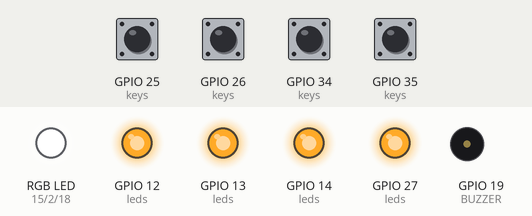
Recording of a sketch running on a simulated ESP32. On the bench: an RGB LED mixed from three pins (HIGH = lit), output pins drawn as LEDs (lit = HIGH), buzzer (waves = sounding). The test bench sets the inputs (shaded band); at power-on: GPIO 25 (keys), GPIO 26 (keys), GPIO 34 (keys), GPIO 35 (keys) LOW.

Above: at 1.2 s.
1.3 s: GPIO 25 (keys) pulled HIGH for 0.15 s
At 1.38 s:
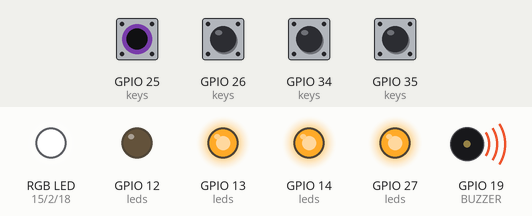
2.9 s: GPIO 26 (keys) pulled HIGH for 0.15 s
At 2.98 s:
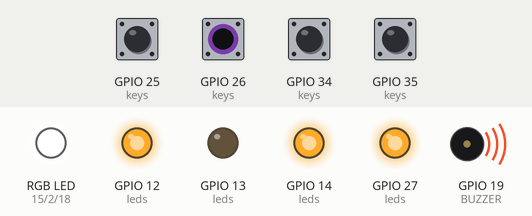
4.5 s: GPIO 34 (keys) pulled HIGH for 0.15 s
At 4.58 s:
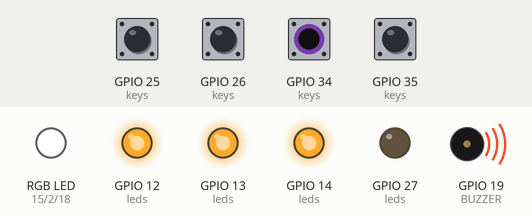
6.1 s: GPIO 35 (keys) pulled HIGH for 0.15 s
At 6.18 s:
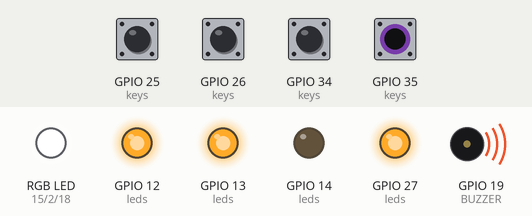
7.7 s: GPIO 25 (keys) driven HIGH and GPIO 26 (keys) driven HIGH
At 8.8 s:
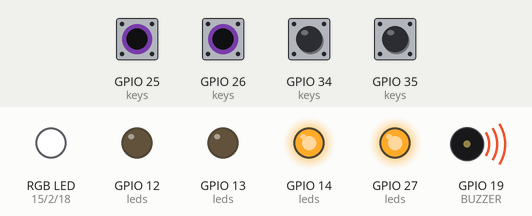
9.2 s: GPIO 34 (keys) pulled HIGH for 1 s
At 9.9 s:
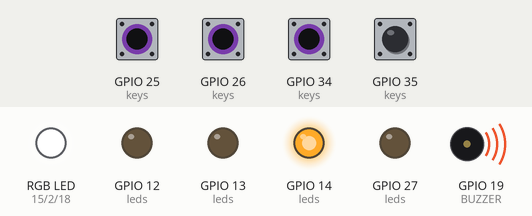
Timing chart, 0 to 12.2 s (numbered marks = the images above; inputs shaded):
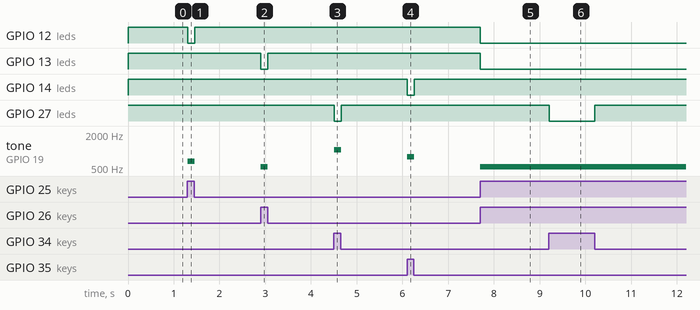

The sketch:

Ardu8_27_ESP32_Piano.ino
```cpp
/*
  Робототехнический контроллер «Кибернетический»: пианино на кнопках

  Каждая кнопка нижней группы играет свою ноту, пока её держат, и зажигает светодиод над собой.
  Пищалка пассивная, подключена к IO19: tone(вывод, частота, длительность).

  Плата в Arduino IDE: ESP32 Wrover Module. Кабель USB-C — в НИЖНИЙ разъём (ESP32).
*/

// ---------- Светодиоды, кнопки и пищалка ESP32 ----------
// Светодиоды горят от LOW. Слева направо на плате: LED4, LED3, LED2, LED1.
const int LED1 = 27, LED2 = 14, LED3 = 12, LED4 = 13;
const int RGB_R = 15, RGB_G = 2, RGB_B = 18;
// Кнопки дают HIGH при нажатии. Слева направо на плате: BUT4, BUT3, BUT2, BUT1.
const int BUT1 = 34, BUT2 = 35, BUT3 = 25, BUT4 = 26;
const int BUZZER = 19;

void setRGB(bool r, bool g, bool b) {
  digitalWrite(RGB_R, r ? LOW : HIGH);
  digitalWrite(RGB_G, g ? LOW : HIGH);
  digitalWrite(RGB_B, b ? LOW : HIGH);
}

void boardBegin() {
  int leds[] = {LED1, LED2, LED3, LED4, RGB_R, RGB_G, RGB_B};
  for (int p : leds) { pinMode(p, OUTPUT); digitalWrite(p, HIGH); }  // всё погасить
  int buttons[] = {BUT1, BUT2, BUT3, BUT4};
  for (int p : buttons) pinMode(p, INPUT);
  pinMode(BUZZER, OUTPUT);
}

// Слева направо: BUT4 — до, BUT3 — ми, BUT2 — соль, BUT1 — до следующей октавы
const int keys[]  = {BUT4, BUT3, BUT2, BUT1};
const int leds[]  = {LED4, LED3, LED2, LED1};
const int notes[] = {523, 659, 784, 1047};   // частоты нот, Гц

int playing = 0;   // какая частота звучит сейчас (0 — тишина)

void setup() {
  boardBegin();
}

void loop() {
  int note = 0;
  for (int i = 0; i < 4; i++) {
    bool pressed = digitalRead(keys[i]) == HIGH;
    digitalWrite(leds[i], pressed ? LOW : HIGH);
    if (pressed && note == 0) note = notes[i];   // если зажато несколько — левая
  }
  if (note != playing) {           // меняем звук только когда нота сменилась
    if (note == 0) noTone(BUZZER);
    else tone(BUZZER, note);       // без длительности — звучит до noTone
    playing = note;
  }
  delay(10);
}
```

Measured:
- after the input at 1.3 s, GPIO 12 (leds): HIGH → LOW at once, → HIGH 0.15 s later; tone on GPIO 19 (BUZZER): silent → 659 Hz at once, → silent 0.15 s later
- after the input at 2.9 s, GPIO 13 (leds): HIGH → LOW at once, → HIGH 0.15 s later; tone on GPIO 19 (BUZZER): silent → 523 Hz at once, → silent 0.15 s later
- after the input at 4.5 s, GPIO 27 (leds): HIGH → LOW at once, → HIGH 0.15 s later; tone on GPIO 19 (BUZZER): silent → 1047 Hz at once, → silent 0.15 s later
- after the input at 6.1 s, GPIO 14 (leds): HIGH → LOW at once, → HIGH 0.15 s later; tone on GPIO 19 (BUZZER): silent → 784 Hz at once, → silent 0.15 s later
- after the input at 7.7 s, GPIO 12 (leds), GPIO 13 (leds): HIGH → LOW at once; tone on GPIO 19 (BUZZER): silent → 523 Hz at once
- after the input at 9.2 s, GPIO 27 (leds): HIGH → LOW at once, → HIGH 1.0 s later
